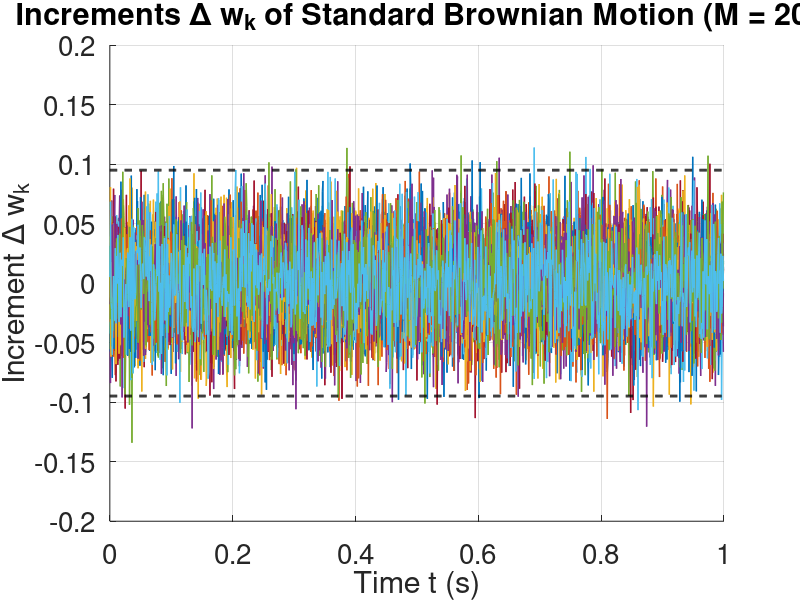
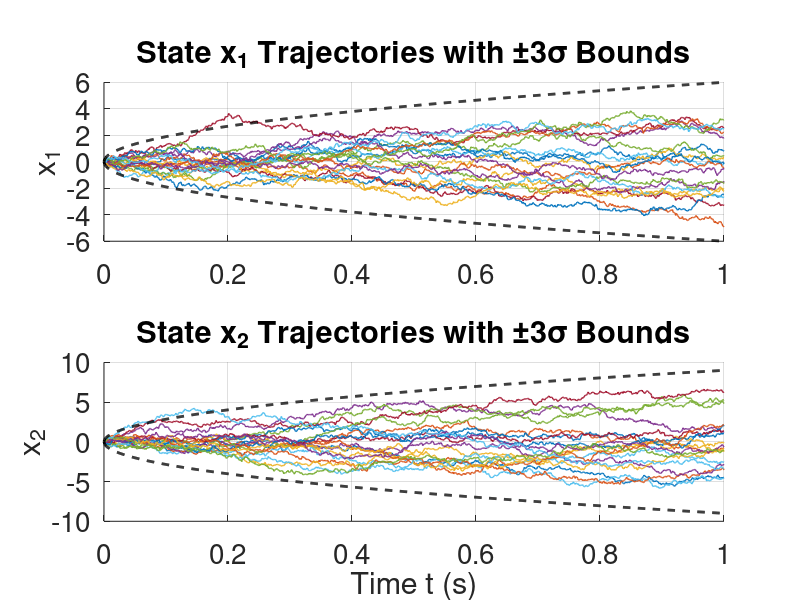

The MATLAB script that drew these images, in order:
%% Simulate and plot increments of 2D Brownian motion for Problem Set 9(b)
clear;clc;close all

dt = 1e-3;              % time step
T = 1;                  % total time
N = T/dt;               % number of steps
M = 20;                 % number of sample paths

time = (0:dt:T-dt)';    % time vector for plotting

% Generate increments: each dw is N(0, dt)
dw = sqrt(dt) * randn(M, N);  % size M-by-N

% Compute 3-sigma bound for a single increment
sigma = sqrt(dt);
bound = 3 * sigma;

% Plot
figure('Color','w', 'Position', [100 100 1200 900]);
hold on;
plot(time, dw', 'LineWidth', 1);
plot(time, bound * ones(size(time)), 'k--', 'LineWidth', 2);
plot(time, -bound * ones(size(time)), 'k--', 'LineWidth', 2);
hold off;

title('Increments \Delta w_k of Standard Brownian Motion (M = 20)', 'FontSize', 20);
xlabel('Time t (s)', 'FontSize', 20);
ylabel('Increment \Delta w_k', 'FontSize', 20);
set(gca, 'FontSize', 20);
grid on;

%%
clear;clc;close all

dt = 1e-3;
T = 1;
N = T/dt;
time = 0:dt:T;
M = 20;

% System parameters
sigma = [2; 3];      % sigma1 = 2, sigma2 = 3
G = diag(sigma);

% Preallocate state trajectories: x(dim, time steps, sample index)
x = zeros(2, N+1, M);

% Simulate M sample paths
for m = 1:M
    % generate increments of Wiener process
    dw = sqrt(dt) * randn(2, N); % randn is delta w_k 
    % discrete update: x_{k+1} = x_k + G * dw_k
    for k = 1:N
        x(:, k+1, m) = x(:, k, m) + G * dw(:, k);
    end
end

% 3-sigma analytic bounds for each state component
bound1 = 3 * sigma(1) * sqrt(time);
bound2 = 3 * sigma(2) * sqrt(time);

% Plotting
figure('Color','w', 'Position',[200 200 1200 900]);

% Plot x1
subplot(2,1,1);
hold on;
plot(time, squeeze(x(1,:,:)), 'LineWidth', 1);
plot(time, bound1, 'k--', 'LineWidth', 2);
plot(time, -bound1, 'k--', 'LineWidth', 2);
hold off;
title('State x_1 Trajectories with \pm3\sigma Bounds','FontSize',20);
ylabel('x_1','FontSize',20);
set(gca,'FontSize',20);

grid on;

% Plot x2
subplot(2,1,2);
hold on;
plot(time, squeeze(x(2,:,:)), 'LineWidth', 1);
plot(time, bound2, 'k--', 'LineWidth', 2);
plot(time, -bound2, 'k--', 'LineWidth', 2);
hold off;
title('State x_2 Trajectories with \pm3\sigma Bounds','FontSize',20);
xlabel('Time t (s)','FontSize',20);
ylabel('x_2','FontSize',20);
set(gca,'FontSize',20);

grid on;
